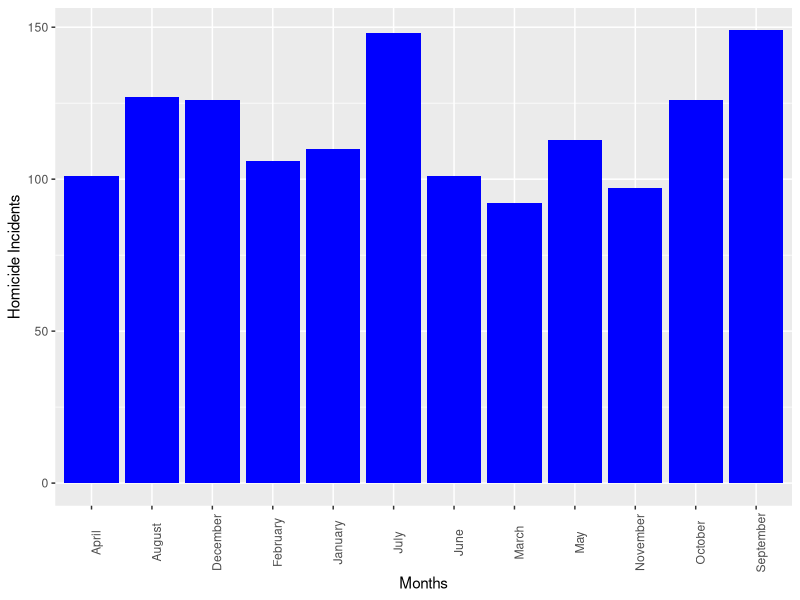

This chart was generated by the following R code:
## ---- chunk 1
#| include: false
#| warning: false
#| message: false

#### Workspace set-up ####

## Load packages
library(tidyverse)
library(knitr)
library(kableExtra)
library(here)
library(ggplot2)
library(ggbeeswarm)
library(ggrepel)

#read in cleaned data #
cleaned_homicide_data <- read.csv(here::here("outputs/data/cleaned_homicide_data.csv"))
show_col_types = FALSE

#read in cleaned data #
cleaned_warm_homicide_data <- read.csv(here::here("outputs/data/cleaned_warm_homicide_data.csv"))
show_col_types = FALSE

#read in cleaned data #
cleaned_cold_homicide_data <- read.csv(here::here("outputs/data/cleaned_cold_homicide_data.csv"))
show_col_types = FALSE

#read in cleaned data #
cleaned_monthly_data <- read.csv(here::here("outputs/data/cleaned_monthly_data.csv"))
show_col_types = FALSE

#read in cleaned data #
cleaned_categorized_data <- read.csv(here::here("outputs/data/cleaned_categorized_data.csv"))
show_col_types = FALSE

#read in cleaned data #
cleaned_comparing_data <- read.csv(here::here("outputs/data/cleaned_comparing_data.csv"))
show_col_types = FALSE
## ---- chunk 2
#| message: false
#| echo: false
#| label: tbl-cleaned_monthly_data
#| tbl-cap: Sample of Cleaned Homicide Statistics Data

head (cleaned_monthly_data, 5) |>
  kable(
    col.names = c("Month", "Homicide Data"),
  booktabs = TRUE
  )
## ---- chunk 3
#| message: false
#| echo: false
#| label: tbl-HomicideData
#| tbl-cap: Sample of Cleaned Categorized Homicide Data

head (cleaned_categorized_data, 5) |>
    kable(
        col.names = c("Homicide Category", "Count"),
        booktabs = TRUE
    )
## ---- chunk 4
#| message: false
#| echo: false
#| label: tbl-cleaned_warm_data
#| tbl-cap: Homicide Data for Warm Months[April - September]

head (cleaned_warm_homicide_data) |>
  kable(
    col.names = c("Homicide", "Count"),
  booktabs = TRUE
  )
## ---- chunk 5
#| message: false
#| echo: false
#| label: tbl-cleaned_cold_data
#| tbl-cap: Homicide Data for Cold Months[October - March]

head (cleaned_cold_homicide_data) |>
  kable(
    col.names = c("Homicide", "Count"),
  booktabs = TRUE
  )
## ---- chunk 6
#| message: false
#| echo: false
#| label: tbl-cleaned_monthly_data2
#| tbl-cap: Homicide Data for Every Month across 20 years

head (cleaned_monthly_data, 12) |>
  kable(
    col.names = c("Month", "Homicides"),
  booktabs = TRUE
  )
## ---- chunk 7
#| message: false
#| echo: false
#| label: fig-monthly_statistics
#| fig-cap: Number of Homicide Incidents per month from 2004 to 2023.

ggplot(cleaned_monthly_data, aes(x = occ_month, y= responses)) + 
  geom_bar(stat="identity", fill='blue') +
  xlab("Months") +
  ylab("Homicide Incidents")  +
  theme(axis.text.x = element_text(angle = 90))

## ---- chunk 8
#| message: false
#| echo: false
#| label: tbl-warm_data
#| tbl-cap: Homicide Incidents from April through September from 2004-2023

head (cleaned_warm_homicide_data) |>
  kable(
    col.names = c("Homicide Subcategory", "Incidents"),
  booktabs = TRUE
  )
## ---- chunk 9
#| message: false
#| echo: false
#| label: tbl-cold_data
#| tbl-cap: Homicide Incidents from October through March from 2004-2023

head (cleaned_cold_homicide_data) |>
  kable(
    col.names = c("Homicide Subcategory", "Incidents"),
  booktabs = TRUE
  )
## ---- chunk 10
#| message: false
#| echo: false
#| label: tbl-both_months
#| tbl-cap: Comparing Homicide Data for Warm Weather and Cold Weather

head (cleaned_comparing_data) |>
  kable(
    col.names = c("Homicide Type", "Cold Weather", "Warm Weather"),
  booktabs = TRUE
  )
